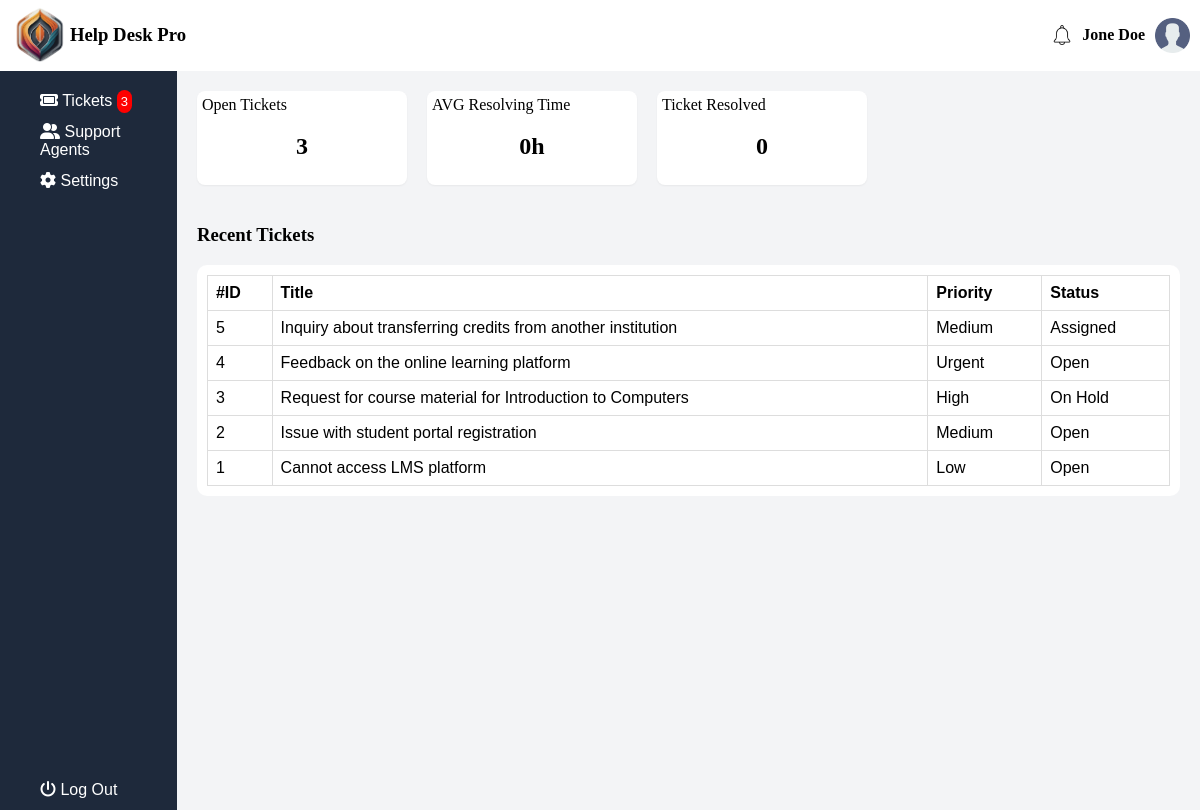
The app's page /admin/index.php with its own data.
### tables this page shows
CREATE TABLE `ticket` (
  `ID` int(11) NOT NULL,
  `Title` varchar(255) DEFAULT NULL,
  `Status` varchar(150) DEFAULT NULL,
  `Category` varchar(255) DEFAULT NULL,
  `Priority` int(11) DEFAULT NULL,
  `SubmittedBy` int(11) DEFAULT NULL,
  `Deadline` date DEFAULT NULL,
  `CreatedDate` datetime DEFAULT NULL,
  `UpdatedDate` date DEFAULT NULL,
  `UserID` int(11) DEFAULT NULL,
  `ResolvedTime` datetime DEFAULT NULL,
  `FullName` varchar(255) DEFAULT NULL,
  `RegistrationNo` int(11) DEFAULT NULL,
  `ContactNo` varchar(255) DEFAULT NULL,
  `Faculty` int(11) DEFAULT NULL,
  `email` varchar(255) DEFAULT NULL,
  `subject` varchar(255) DEFAULT NULL,
  `message` varchar(255) DEFAULT NULL,
  `myfile` varchar(255) DEFAULT NULL,
  `User` varchar(255) DEFAULT NULL
);

### admin/index.php (the view, shortened to what this page needs)
<?php include('connection.php') ?>
<!DOCTYPE html>
<html lang="en">
<head>
    <link rel="stylesheet" href="./styles/main.css">
    <link rel="stylesheet" href="https://cdnjs.cloudflare.com/ajax/libs/font-awesome/6.5.2/css/all.min.css"
 />
</head>
<body>
    <header>
        <div class="header">
            <a href="/admin/index.html">
                <div class="logo">
                    <img width="60" src="../img/logo.png" alt="">
                    <h3>Help Desk Pro</h3>
                </div>
            </a>
            <div class="profile">
                <img width="20" src="./img/icons/bell.png" alt="">
                <h4>Jone Doe</h4>
                <img width="35" src="../img/icons/user.png" alt="">
            </div>
        </div>
    </header>
    <div class="main-layout">
        <?php include("side-bar.php") ?>
        <div class="outlet">
            <section>
                <div class="d-flex gap-20">
                    <div class="number-card">
                        Open Tickets
                        <h2 class="text-center">
                            <?php
                                $sql = "SELECT COUNT(*) AS count FROM Ticket WHERE Status = 'Open'";
                                $r = $conn->query($sql);
                                $d = $r->fetch_assoc();
                                echo $d['count'];
                            ?>
                        </h2>
                    </div>
                    <div class="number-card">
                        AVG Resolving Time
                        <h2 class="text-center">
                            <?php
                                $sql = "SELECT AVG(TIMEDIFF(ResolvedTime, CreatedDate)) AS avg_resolve_time FROM Ticket WHERE Status = 'Resolved'";
                                $r = $conn->query($sql);
                                $d = $r->fetch_assoc();
                                echo $d['avg_resolve_time'] ?? 0 ."h";
                            ?>
                        </h2>
                    </div>
                    <div class="number-card">
                        Ticket Resolved
                        <h2 class="text-center">
                            <?php
                                $sql = "SELECT COUNT(*) AS count FROM Ticket WHERE Status = 'Resolved'";
                                $r = $conn->query($sql);
                                $d = $r->fetch_assoc();
                                echo $d['count'];
                            ?>
                        </h2>
                    </div>
                </div>
            </section>
            <section>
                <h3>Recent Tickets</h3>
                <div class="box">
                    <table>
                        <tr>
                            <th>#ID</th>
                            <th>Title</th>
                            <th>Priority</th>
                            <th>Status</th>
                        </tr>
                        <?php
                            $sql = "SELECT * FROM Ticket ORDER BY ID DESC LIMIT 5";
                            $results = $conn->query($sql);
                            $priotity_map = array(
                                "Null" => "N/A",
                                "0" => "Low",
                                "1" => "Low",
                                "2" => "Medium",
                                "3" => "High",
                                "4" => "Urgent"
                            );
                            if($results->num_rows > 0) {
                                while($row = $results->fetch_assoc()) {
                                echo "
                                    <tr>
                                        <td>{$row['ID']}</td>
                                        <td>{$row['Title']}</td>
                                        <td>{$priotity_map[$row['Priority']]}</td>
                                        <td>{$row['Status']}</td>
                                    </tr>
                                ";
                                }
                            } else {
                                echo "<h5>No result Found </h5>";
                            }
                        ?>
                    </table>
                </div>
            </section>
        </div>
    </div>
</body>
</html>

### admin/side-bar.php
<?php include('connection.php') ?>
<aside class="side-nav">
    <div class="nav-links">
        <a href="/help_desk/admin/tickets.php">
            <button class="nav-btn">
                <i class="fa-solid fa-ticket"></i> Tickets <?php
                    $sql = "SELECT COUNT(*) AS count FROM Ticket WHERE Status = 'Open'";
                    $r = $conn->query($sql);
                    $d = $r->fetch_assoc();
                    if($d['count'] > 0) {
                        echo "<span class='badge'>{$d['count']}</span>";
                    }
                ?>
            </button>
        </a>
        <button class="nav-btn"><i class="fa-solid fa-user-group"></i> Support Agents</button>
        <button class="nav-btn"><i class="fa-solid fa-gear"></i> Settings</button>
    </div>
    <button class="log-out-btn">
        <i class="fa-solid fa-power-off"></i> Log Out
    </button>
</aside>

### admin/styles/main.css (style rules this page uses)
body { margin: 0px; }
header { padding: 5px 10px; box-shadow: 0 1px 2px 0 rgb(0 0 0 / 0.05); }
.logo { display: flex; }
.header { display: flex; justify-items: center; align-items: center; justify-content: space-between; }
.profile { display: flex; gap: 10px; justify-items: center; align-items: center; }
a { color: black; text-decoration: none; }
.nav-links { display: flex; flex-direction: column; }
.text-center { text-align: center; }
.gap-20 { gap: 20px }
.side-nav { width: 18%; height: calc(100vh - 71px); background-color: #1e293b; position: relative; padding-top: 10px; }
.log-out-btn { position: fixed; bottom: 0; width: 15%; background-color: transparent; height: 40px; border: none; font-size: medium; color: white; cursor: pointer; padding-left: 40px; text-align: start; }
.nav-btn { background: transparent; border: none; color: white; text-align: start; padding-left: 40px; height: 40px; font-size: medium; cursor: pointer; }
.outlet { width: 100%; background-color: #f3f4f6; padding: 20px; display: flex; flex-direction: column; gap: 20px; }
.main-layout { display: flex; }
.d-flex { display: flex; }
.number-card { background-color: white; padding: 5px; width: 200px; border-radius: 8px; box-shadow: 0 1px 2px 0 rgb(0 0 0 / 0.05); }
table { font-family: arial, sans-serif; border-collapse: collapse; width: 100%; }
td, th { border: 1px solid #dddddd; text-align: left; padding: 8px; }
.box { padding: 10px; background: white; border-radius: 10px; }
.badge { padding: 4px; background-color: red; color: white; font-size: small; border-radius: 100px; }

### records on screen
ticket: ID "5", Title "Inquiry about transferring credits from another institution", Priority "Medium", Status "Assigned"
ticket: ID "4", Title "Feedback on the online learning platform", Priority "Urgent", Status "Open"
ticket: ID "3", Title "Request for course material for Introduction to Computers", Priority "High", Status "On Hold"
ticket: ID "2", Title "Issue with student portal registration", Priority "Medium", Status "Open"
ticket: ID "1", Title "Cannot access LMS platform", Priority "Low", Status "Open"

### other values on screen
$d['count'] "3"
$d['avg_resolve_time'] "0h"
$d['count'] "0"
